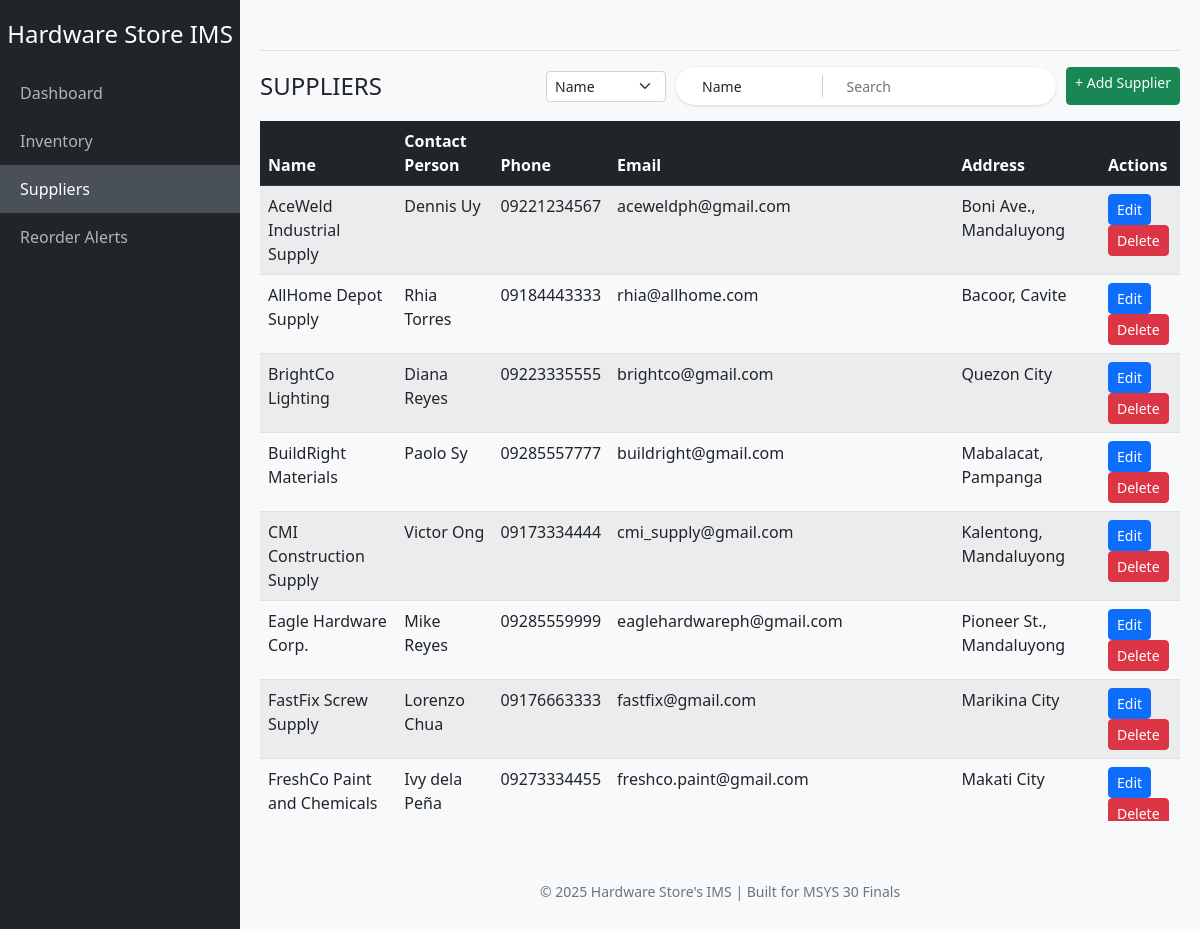
Screenshot of /suppliers/ with the database file from the repository.
### application/models.py (models this page shows, shortened)
class Supplier(models.Model):
    name = models.CharField(max_length=100)
    contact_person = models.CharField(max_length=100, blank=True)
    phone = models.CharField(max_length=20, blank=True)
    email = models.EmailField(blank=True)
    address = models.TextField(blank=True)

### application/views.py (the view, shortened to what this page needs)
# urls.py: path('suppliers/', views.supplier_list, name='supplier_list'),
def supplier_list(request):
    supplier_list = list(Supplier.objects.all())
    sort_field = request.GET.get("sort", "name")
    sorted_products = merge_sort(supplier_list, sort_field)
    selected_field = request.GET.get("search_field", "name")
    search_text = request.GET.get("search_query", "").strip()
    if search_text == "":
        return render(request, "myapp/supplier_list.html", {
            "suppliers": sorted_products,
            "selected_field": selected_field,
            "sort_field": sort_field
        })

### application/algorithms.py (called while the page is built)
def merge_sort(product_list, field):
    if len(product_list) <= 1:
        return product_list
    midpoint = len(product_list) // 2
    left_half = merge_sort(product_list[:midpoint], field)
    right_half = merge_sort(product_list[midpoint:], field)
    return merge_lists(left_half, right_half, field)

def get_field_value(obj, field):
    field_map = {
        "sku": lambda o: o.sku.lower(),
        "name": lambda o: o.name.lower(),
        "category": lambda o: o.category.lower(),
        "supplier": lambda o: o.supplier.name.lower(),
        "quantity": lambda o: o.quantity,
        "reorder": lambda o: o.reorder_level,
        "price": lambda o: o.unit_price,
        "contact_person": lambda o: o.contact_person.lower()
    }
    if field in field_map:
        return field_map[field](obj)
    return ""

def merge_lists(left_list, right_list, field):
    merged_list = []
    left_index = 0
    right_index = 0
    while left_index < len(left_list) and right_index < len(right_list):
        left_value = get_field_value(left_list[left_index], field)
        right_value = get_field_value(right_list[right_index], field)
        if left_value <= right_value:
            merged_list.append(left_list[left_index])
            left_index += 1
        else:
            merged_list.append(right_list[right_index])
            right_index += 1
    while left_index < len(left_list):
        merged_list.append(left_list[left_index])
        left_index += 1
    while right_index < len(right_list):
        merged_list.append(right_list[right_index])
        right_index += 1
    return merged_list

### application/templates/myapp/supplier_list.html (shortened to what this page needs)
{% extends 'myapp/base.html' %}
{% block content %}
<div class="d-flex justify-content-between align-items-center mb-3">
    <a href="{% url 'supplier_list' %}" class="text-decoration-none text-dark">
        <h4 class="mb-0">SUPPLIERS</h4>
    </a>
    <div class="d-flex" style="gap: 10px;">
        <form method="GET" class="d-flex align-items-center" style="gap: 10px;">
            <select name="sort" class="form-select form-select-sm"
                    onchange="this.form.submit()"
                    style="width: 120px;">
                <option value="name" {% if sort_field == "name" %}selected{% endif %}>Name</option>
            </select>
            <div class="d-flex align-items-center"
                 style="background: white; border-radius: 40px; padding: 6px 14px;
                        width: 380px; height: 38px; box-shadow: 0 1px 3px rgba(0,0,0,0.12);">
                <select name="search_field"
                        class="form-select border-0"
                        style="width: 120px; background: transparent; font-size: 14px;">
                    <option value="name" {% if selected_field == "name" %}selected{% endif %}>Name</option>
                </select>
                <input type="text"
                       name="search_query"
                       class="form-control border-0"
                       style="font-size: 14px; background: transparent; box-shadow: none;"
                       placeholder="Search">
                <button type="submit" class="btn border-0">
                </button>
            </div>
        </form>
        <a href="{% url 'add_supplier' %}" class="btn btn-success btn-sm">
            + Add Supplier
        </a>
    </div>
</div>
<div class="table-responsive" style="max-height: 700px; overflow-y: auto;">
  <table class="table table-striped table-hover shadow-sm">
      <thead class="table-dark">
          <tr>
              <th>Name</th>
              <th>Contact Person</th>
              <th>Phone</th>
              <th>Email</th>
              <th>Address</th>
              <th>Actions</th>
          </tr>
      </thead>
      <tbody>
          {% for s in suppliers %}
          <tr>
              <td>{{ s.name }}</td>
              <td>{{ s.contact_person }}</td>
              <td>{{ s.phone }}</td>
              <td>{{ s.email }}</td>
              <td>{{ s.address }}</td>
              <td>
                  <a href="{% url 'edit_supplier' s.id %}" class="btn btn-sm btn-primary">Edit</a>
                  <a href="{% url 'delete_supplier' s.id %}" class="btn btn-sm btn-danger">Delete</a>
              </td>
          </tr>
          {% empty %}
          <tr>
              <td colspan="6" class="text-center text-muted py-3">
                  No suppliers available.
              </td>
          </tr>
          {% endfor %}
      </tbody>
  </table>
</div>
{% endblock %}

### application/templates/myapp/base.html (style rules this page uses)
body { background-color: #f8f9fa; font-family: 'Segoe UI', sans-serif; }

### rows the page displays
Supplier: name "AceWeld Industrial Supply", contact_person "Dennis Uy", phone "09221234567", email "aceweldph@gmail.com", address "Boni Ave., Mandaluyong"
Supplier: name "AllHome Depot Supply", contact_person "Rhia Torres", phone "09184443333", email "rhia@allhome.com", address "Bacoor, Cavite"
Supplier: name "BrightCo Lighting", contact_person "Diana Reyes", phone "09223335555", email "brightco@gmail.com", address "Quezon City"
Supplier: name "BuildRight Materials", contact_person "Paolo Sy", phone "09285557777", email "buildright@gmail.com", address "Mabalacat, Pampanga"
Supplier: name "CMI Construction Supply", contact_person "Victor Ong", phone "09173334444", email "cmi_supply@gmail.com", address "Kalentong, Mandaluyong"
Supplier: name "Eagle Hardware Corp.", contact_person "Mike Reyes", phone "09285559999", email "eaglehardwareph@gmail.com", address "Pioneer St., Mandaluyong"
Supplier: name "FastFix Screw Supply", contact_person "Lorenzo Chua", phone "09176663333", email "fastfix@gmail.com", address "Marikina City"
Supplier: name "FreshCo Paint and Chemicals", contact_person "Ivy dela Peña", phone "09273334455", email "freshco.paint@gmail.com", address "Makati City"
